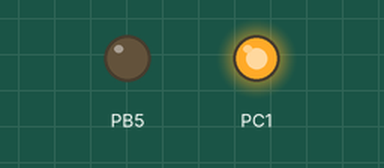
Simulated run of this program. Board: ATmega328P, built with avr-gcc and emulated at 8 MHz (the files do not name the chip). On the bench: output pins drawn as LEDs (lit = HIGH). At 0.0 s the program stops and its outputs stay as they are.

Above: at 0.1 s.
Timing chart, 0 to 1.5 s (numbered marks = the images above):
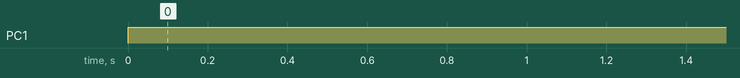

The program:

Main.cpp
```cpp
#define F_CPU 8000000L
 #include <avr/io.h>
#include <avr/interrupt.h>
#include <util/delay.h>


void port_ini(void){
	 PORTC=0b00000010; //  1 пин на выход
	  DDRC=0b00000010; // выход высокого уровня на одном пине

	 PORTB=0x00; //
	 DDRB=0b00100000;


}


void impulse()
{
	PORTB |= 1<<5;				// импульс вкл (пин 5 в высокий уровень)
	_delay_ms(600);     // длительность импульса
	PORTB &= ~(1<<5);			// импульс выкл  (пин 5 в низкий уровень)
}

int main(void)
{
    /* Replace with your application code */
	port_ini();
    while (1)
    {
		if( !(PINC & (1 << 1)) ) //если на первом пине низкий уровень (кнопка прижала контакт к земле) делаем импульс
			impulse();

    }
}
```

Measured:
- by itself, PC1: LOW → HIGH at 0.00 s
